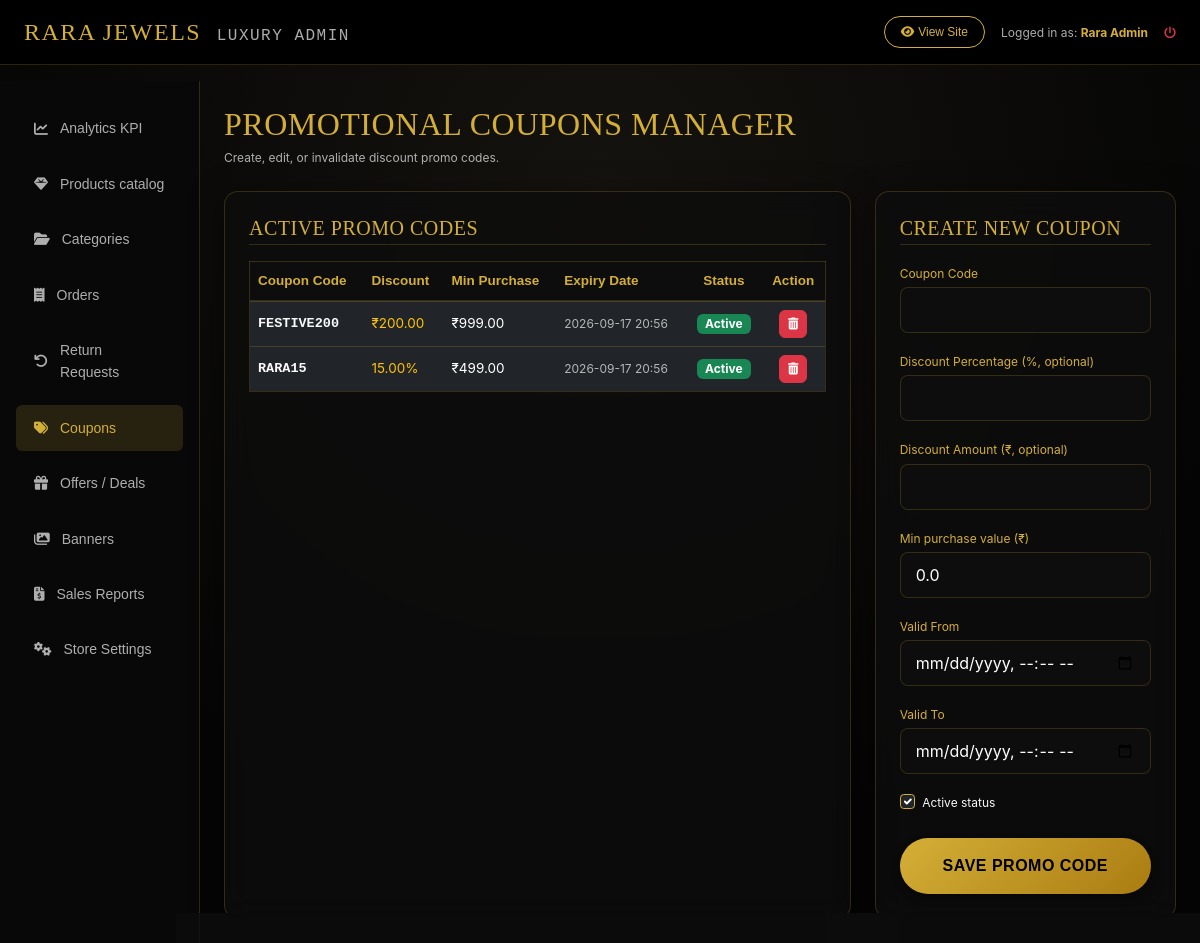
The page /luxury-admin/coupons/ (signed in) on the database its author committed.
### accounts/models.py (models this page shows, shortened)
class User(AbstractBaseUser, PermissionsMixin):
    email = models.EmailField(unique=True)
    name = models.CharField(max_length=255)
    mobile = models.CharField(max_length=15)
    is_active = models.BooleanField(default=True)
    is_staff = models.BooleanField(default=False)
    date_joined = models.DateTimeField(default=timezone.now)
    objects = CustomUserManager()
    USERNAME_FIELD = 'email'
    REQUIRED_FIELDS = ['name', 'mobile']

### shop/models.py (models this page shows, shortened)
class Coupon(models.Model):
    code = models.CharField(max_length=50, unique=True)
    discount_percentage = models.DecimalField(max_digits=5, decimal_places=2, null=True, blank=True)
    discount_amount = models.DecimalField(max_digits=10, decimal_places=2, null=True, blank=True)
    min_purchase = models.DecimalField(max_digits=10, decimal_places=2, default=0.00)
    valid_from = models.DateTimeField()
    valid_to = models.DateTimeField()
    active = models.BooleanField(default=True)

### shop/admin_views.py (the view)
# urls.py: path('luxury-admin/coupons/', admin_views.admin_coupons_view, name='admin_coupons'),
@superuser_required
def admin_coupons_view(request):
    coupons = Coupon.objects.all().order_by('-valid_to')
    form = CouponForm()
    if request.method == 'POST':
        form = CouponForm(request.POST)
        if form.is_valid():
            form.save()
            messages.success(request, "New promo coupon created.")
            return redirect('shop:admin_coupons')
    return render(request, 'admin_dashboard/coupons.html', {'coupons': coupons, 'form': form})

### shop/forms.py
class CouponForm(forms.ModelForm):
    class Meta:
        model = Coupon
        fields = ['code', 'discount_percentage', 'discount_amount', 'min_purchase', 'valid_from', 'valid_to', 'active']
        widgets = {
            'code': forms.TextInput(attrs={'class': 'form-control bg-dark text-light border-gold'}),
            'discount_percentage': forms.NumberInput(attrs={'class': 'form-control bg-dark text-light border-gold'}),
            'discount_amount': forms.NumberInput(attrs={'class': 'form-control bg-dark text-light border-gold'}),
            'min_purchase': forms.NumberInput(attrs={'class': 'form-control bg-dark text-light border-gold'}),
            'valid_from': forms.DateTimeInput(attrs={'class': 'form-control bg-dark text-light border-gold', 'type': 'datetime-local'}),
            'valid_to': forms.DateTimeInput(attrs={'class': 'form-control bg-dark text-light border-gold', 'type': 'datetime-local'}),
            'active': forms.CheckboxInput(attrs={'class': 'form-check-input bg-dark border-gold'}),
        }

### shop/admin_views.py (called while the page is built)
def superuser_required(view_func):
    return user_passes_test(
        lambda u: u.is_authenticated and u.is_superuser,
        login_url='accounts:login'
    )(view_func)

### shop/context_processors.py (called while the page is built)
def store_context(request):
    parent_categories = Category.objects.filter(parent=None).prefetch_related('subcategories')
    cart_items_count = 0
    cart = None
    if request.user.is_authenticated:
        cart = Cart.objects.filter(user=request.user).first()
    else:
        session_key = request.session.session_key
        if session_key:
            cart = Cart.objects.filter(session_id=session_key).first()
    if cart:
        cart_items_count = cart.items_count
    wishlist_count = 0
    if request.user.is_authenticated:
        wishlist_count = Wishlist.objects.filter(user=request.user).count()
    settings_obj = StoreSetting.get_settings()
    return {
        'nav_categories': parent_categories,
        'cart_count': cart_items_count,
        'wishlist_count': wishlist_count,
        'store_settings': settings_obj,
        'current_year': timezone.now().year
    }

### shop/models.py (called while the page is built)
    @classmethod
    def get_settings(cls):
        obj, created = cls.objects.get_or_create(id=1)
        return obj

    @property
    def items_count(self):
        return sum(item.quantity for item in self.items.all())

### templates/admin_dashboard/coupons.html (shortened to what this page needs)
{% extends 'admin_dashboard/base_admin.html' %}
{% load static %}
{% block admin_content %}
<div class="d-flex justify-content-between align-items-center mb-4">
    <div>
        <h2 class="playfair-font text-gold mb-1">PROMOTIONAL COUPONS MANAGER</h2>
        <p class="text-xs text-light-dim mb-0">Create, edit, or invalidate discount promo codes.</p>
    </div>
</div>
<div class="row g-4">
    <div class="col-lg-8">
        <div class="glass-card p-4 h-100">
            <h5 class="playfair-font text-gold mb-3 border-bottom border-gold-dim pb-1">ACTIVE PROMO CODES</h5>
            <div class="table-responsive">
                <table class="table table-dark table-luxury m-0 text-sm align-middle">
                    <thead>
                        <tr>
                            <th>Coupon Code</th>
                            <th>Discount</th>
                            <th>Min Purchase</th>
                            <th>Expiry Date</th>
                            <th class="text-center">Status</th>
                            <th class="text-center">Action</th>
                        </tr>
                    </thead>
                    <tbody>
                        {% for c in coupons %}
                        <tr>
                            <td><strong class="text-light font-monospace">{{ c.code }}</strong></td>
                            <td class="text-warning">
                                {% if c.discount_percentage %}{{ c.discount_percentage }}%{% else %}₹{{ c.discount_amount }}{% endif %}
                            </td>
                            <td>₹{{ c.min_purchase }}</td>
                            <td class="text-xs text-light-dim">{{ c.valid_to|date:"Y-m-d H:i" }}</td>
                            <td class="text-center">
                                <span class="badge {% if c.active %}bg-success{% else %}bg-secondary{% endif %} px-2 py-1 text-xs">
                                    {% if c.active %}Active{% else %}Inactive{% endif %}
                                </span>
                            </td>
                            <td class="text-center">
                                <a href="{% url 'shop:admin_coupon_delete' c.pk %}" class="btn btn-xs btn-danger px-2 py-1 text-xs" title="Delete Coupon" onclick="return confirm('Delete this coupon code?');"><i class="fa-solid fa-trash-can"></i></a>
                            </td>
                        </tr>
                        {% empty %}
                        <tr>
                            <td colspan="6" class="text-center py-4 text-light-dim italic">No coupons defined. Create one on the right.</td>
                        </tr>
                        {% endfor %}
                    </tbody>
                </table>
            </div>
        </div>
    </div>
    <div class="col-lg-4">
        <div class="glass-card p-4">
            <h5 class="playfair-font text-gold mb-3 border-bottom border-gold-dim pb-1">CREATE NEW COUPON</h5>
            <form method="POST">
                <div class="mb-3">
                    <label class="text-xs text-gold mb-1">Coupon Code</label>
                    {{ form.code }}
                </div>
                <div class="mb-3">
                    <label class="text-xs text-gold mb-1">Discount Percentage (%, optional)</label>
                    {{ form.discount_percentage }}
                </div>
                <div class="mb-3">
                    <label class="text-xs text-gold mb-1">Discount Amount (₹, optional)</label>
                    {{ form.discount_amount }}
                </div>
                <div class="mb-3">
                    <label class="text-xs text-gold mb-1">Min purchase value (₹)</label>
                    {{ form.min_purchase }}
                </div>
                <div class="mb-3">
                    <label class="text-xs text-gold mb-1">Valid From</label>
                    {{ form.valid_from }}
                </div>
                <div class="mb-3">
                    <label class="text-xs text-gold mb-1">Valid To</label>
                    {{ form.valid_to }}
                </div>
                <div class="form-check mb-4">
                    {{ form.active }}
                    <label class="form-check-label text-xs text-light" for="id_active">Active status</label>
                </div>
                <button type="submit" class="btn btn-gold w-100 rounded-pill py-3 font-semibold shadow-gold">
                    SAVE PROMO CODE
                </button>
            </form>
        </div>
    </div>
</div>
{% endblock %}

### templates/admin_dashboard/base_admin.html (shortened to what this page needs)
{% load static %}
<!DOCTYPE html>
<html lang="en">
<head>
    <link href="https://cdn.jsdelivr.net/npm/bootstrap@5.3.0/dist/css/bootstrap.min.css" rel="stylesheet">
    <link rel="stylesheet" href="https://cdnjs.cloudflare.com/ajax/libs/font-awesome/6.4.0/css/all.min.css">
    <link rel="stylesheet" href="{% static 'css/style.css' %}">
</head>
<body class="luxury-bg">
    <nav class="navbar navbar-expand-lg bg-black border-bottom border-gold-dim sticky-top py-2">
        <div class="container-fluid px-4">
            <a class="navbar-brand text-gold playfair-font fs-4 tracking-wide" href="{% url 'shop:admin_dashboard' %}">
                RARA JEWELS <span class="fs-6 text-light-dim font-monospace ms-2">LUXURY ADMIN</span>
            </a>
            <div class="d-flex align-items-center gap-3">
                <a href="{% url 'shop:home' %}" class="btn btn-xs btn-outline-gold rounded-pill px-3 text-xs"><i class="fa-solid fa-eye me-1"></i>View Site</a>
                <span class="text-xs text-light-dim">Logged in as: <strong class="text-gold">{{ user.name }}</strong></span>
                <a href="{% url 'accounts:logout' %}" class="text-danger text-xs hover-text-gold"><i class="fa-solid fa-power-off"></i></a>
            </div>
        </div>
    </nav>
    <div class="container-fluid px-0">
        <div class="row g-0">
            <div class="col-md-3 col-lg-2 admin-sidebar py-4 px-3">
                <div class="nav flex-column gap-1">
                    <a class="admin-nav-link" href="{% url 'shop:admin_dashboard' %}" id="nav-dashboard">
                        <i class="fa-solid fa-chart-line"></i>Analytics KPI
                    </a>
                    <a class="admin-nav-link" href="{% url 'shop:admin_products' %}" id="nav-products">
                        <i class="fa-solid fa-gem"></i>Products catalog
                    </a>
                    <a class="admin-nav-link" href="{% url 'shop:admin_categories' %}" id="nav-categories">
                        <i class="fa-solid fa-folder-open"></i>Categories
                    </a>
                    <a class="admin-nav-link" href="{% url 'shop:admin_orders' %}" id="nav-orders">
                        <i class="fa-solid fa-receipt"></i>Orders
                    </a>
                    <a class="admin-nav-link" href="{% url 'shop:admin_returns' %}" id="nav-returns">
                        <i class="fa-solid fa-arrow-rotate-left"></i>Return Requests
                    </a>
                    <a class="admin-nav-link" href="{% url 'shop:admin_coupons' %}" id="nav-coupons">
                        <i class="fa-solid fa-tags"></i>Coupons
                    </a>
                    <a class="admin-nav-link" href="{% url 'shop:admin_offers' %}" id="nav-offers">
                        <i class="fa-solid fa-gift"></i>Offers / Deals
                    </a>
                    <a class="admin-nav-link" href="{% url 'shop:admin_banners' %}" id="nav-banners">
                        <i class="fa-solid fa-images"></i>Banners
                    </a>
                    <a class="admin-nav-link" href="{% url 'shop:admin_reports' %}" id="nav-reports">
                        <i class="fa-solid fa-file-invoice-dollar"></i>Sales Reports
                    </a>
                    <a class="admin-nav-link" href="{% url 'shop:admin_settings' %}" id="nav-settings">
                        <i class="fa-solid fa-gears"></i>Store Settings
                    </a>
                </div>
            </div>
            <div class="col-md-9 col-lg-10 p-4">
                {% block admin_content %}{% endblock %}
            </div>
        </div>
    </div>
</body>
</html>

### static/css/style.css (style rules this page uses)
:root { --gold: #D4AF37; --gold-dark: #AA7C11; --gold-light: #F3E5AB; --gold-dim: rgba(212, 175, 55, 0.4); --gold-dimmer: rgba(212, 175, 55, 0.15); --dark-deep: #050505; --dark-velvet: #0d0d0d; --dark-grey: #1a1a1a; --dark-light: #2c2c2c; --glass-bg: rgba(13, 13, 13, 0.75); --glass-border: rgba(212, 175, 55, 0.2); --gold-glow: 0 0 15px rgba(212, 175, 55, 0.35); --shadow-premium: 0 8px 32px 0 rgba(0, 0, 0, 0.5); --font-heading: 'Outfit', sans-serif; --font-brand: 'Playfair Display', serif; --font-body: 'Inter', sans-serif; }
body { background-color: var(--dark-deep); color: #f5f5f5; font-family: var(--font-body); font-size: 15px; line-height: 1.6; overflow-x: hidden; }
.luxury-bg { background: radial-gradient(circle at 50% 20%, #15130f 0%, var(--dark-deep) 70%); background-attachment: fixed; }
h1, h2, h3, h4, h5, h6 { font-family: var(--font-heading); letter-spacing: 0.5px; font-weight: 500; }
.playfair-font { font-family: var(--font-brand) !important; }
a { color: var(--gold); text-decoration: none; transition: all 0.3s ease; }
.text-gold { color: var(--gold) !important; }
.text-light-dim { color: rgba(245, 245, 245, 0.7) !important; }
.border-gold { border-color: var(--gold) !important; }
.border-gold-dim { border-color: var(--glass-border) !important; }
.tracking-wide { letter-spacing: 1.5px !important; }
.text-xs { font-size: 12px !important; }
.text-sm { font-size: 13.5px !important; }
.btn-gold { background: linear-gradient(135deg, var(--gold) 0%, var(--gold-dark) 100%); color: #000 !important; border: none; font-family: var(--font-heading); font-weight: 600; letter-spacing: 0.5px; transition: all 0.3s cubic-bezier(0.165, 0.84, 0.44, 1); box-shadow: 0 4px 10px rgba(0, 0, 0, 0.3); }
.btn-outline-gold { background-color: transparent; color: var(--gold); border: 1px solid var(--gold); font-family: var(--font-heading); font-weight: 500; transition: all 0.3s ease; }
.form-control, .form-select { background-color: #0d0d0d !important; border: 1px solid var(--glass-border) !important; color: #fff !important; border-radius: 8px; padding: 10px 15px; transition: all 0.3s ease; }
.form-control::placeholder { color: rgba(245, 245, 245, 0.4); }
.glass-card { background: rgba(13, 13, 13, 0.8); backdrop-filter: blur(15px); -webkit-backdrop-filter: blur(15px); border: 1px solid var(--glass-border); box-shadow: var(--shadow-premium); border-radius: 14px; }
.admin-sidebar { background-color: #080808; border-right: 1px solid var(--glass-border); min-height: calc(100vh - 100px); }
.admin-nav-link { color: rgba(245, 245, 245, 0.7); font-family: var(--font-heading); font-size: 14px; padding: 12px 18px; display: flex; align-items: center; gap: 12px; border-radius: 6px; margin-bottom: 5px; }
.admin-nav-link:hover, .admin-nav-link.active { background-color: var(--gold-dimmer); color: var(--gold); }
.table-luxury { background-color: var(--glass-bg); border: 1px solid var(--glass-border); color: #fff; }
.table-luxury th { background-color: #0d0d0d; color: var(--gold); font-family: var(--font-heading); border-bottom: 2px solid var(--glass-border); }

### rows shown on the page
User: name "Rara Admin"
Coupon: code "FESTIVE200", discount_amount "200.00", min_purchase "999.00", valid_to "2026-09-17 20:56", active "Active"
Coupon: code "RARA15", discount_percentage "15.00", min_purchase "499.00", valid_to "2026-09-17 20:56", active "Active"
